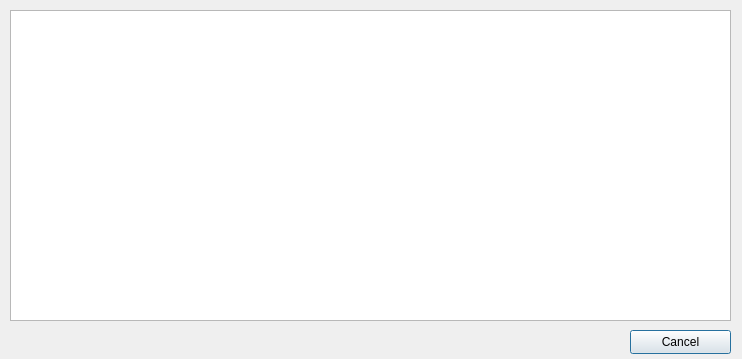
<?xml version="1.0" encoding="UTF-8"?>
<ui version="4.0">
 <class>CProgressDialog</class>
 <widget class="QDialog" name="CProgressDialog">
  <property name="geometry">
   <rect>
    <x>0</x>
    <y>0</y>
    <width>742</width>
    <height>359</height>
   </rect>
  </property>
  <property name="sizePolicy">
   <sizepolicy hsizetype="Fixed" vsizetype="Fixed">
    <horstretch>0</horstretch>
    <verstretch>0</verstretch>
   </sizepolicy>
  </property>
  <property name="minimumSize">
   <size>
    <width>742</width>
    <height>359</height>
   </size>
  </property>
  <property name="maximumSize">
   <size>
    <width>742</width>
    <height>359</height>
   </size>
  </property>
  <property name="windowTitle">
   <string>Load styles...</string>
  </property>
  <property name="windowIcon">
   <iconset resource="res/inyokaedit_resources.qrc">
    <normaloff>:/images/inyokaedit_64x64.png</normaloff>:/images/inyokaedit_64x64.png</iconset>
  </property>
  <property name="autoFillBackground">
   <bool>false</bool>
  </property>
  <widget class="QTextEdit" name="textEditProcessOut">
   <property name="enabled">
    <bool>true</bool>
   </property>
   <property name="geometry">
    <rect>
     <x>10</x>
     <y>10</y>
     <width>721</width>
     <height>311</height>
    </rect>
   </property>
   <property name="readOnly">
    <bool>true</bool>
   </property>
  </widget>
  <widget class="QPushButton" name="pushButtonClosProc">
   <property name="geometry">
    <rect>
     <x>630</x>
     <y>330</y>
     <width>101</width>
     <height>24</height>
    </rect>
   </property>
   <property name="text">
    <string>Cancel</string>
   </property>
  </widget>
 </widget>
 <resources>
  <include location="res/inyokaedit_resources.qrc"/>
 </resources>
 <connections/>
</ui>
